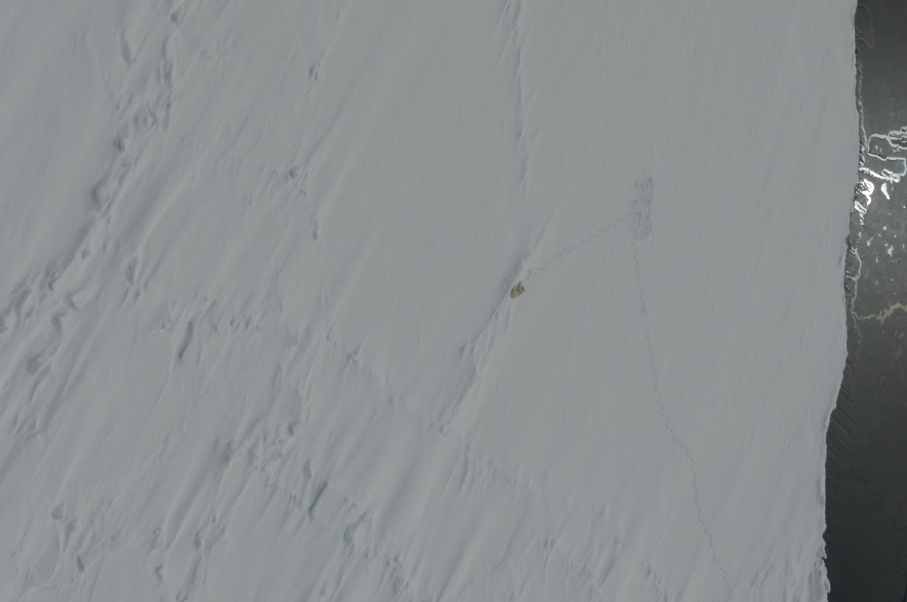
#> input picture img/test.png, 907 x 602 px, found by its file name
$ python main.py
#> lines starting #> are read from the running program, lines starting #| are printed output that depends on the picture; after the words box and inside, x2 and y2 are one past the last pixel; in counts of white or black regions, pixels touching at a corner belong together; long printed decimals are rounded
import cv2
import numpy as np
from PIL import *
from sklearn.cluster import KMeans
from collections import Counter
from matplotlib import pyplot as plt

def find_bear(path):
    img = cv2.imread(path)
#> img is the input picture: shape (602, 907, 3); mean B, G, R 144, 142.5, 138.4
    img_median = cv2.medianBlur(img, 5)
    img_RGB = cv2.cvtColor(img, cv2.COLOR_BGR2RGB)
    img_hsv = cv2.cvtColor(img_median, cv2.COLOR_BGR2HSV)
#> img_hsv: shape (602, 907, 3); mean H, S, V 96.8, 10.3, 144
    img_hsv = img_hsv[:,:,0]
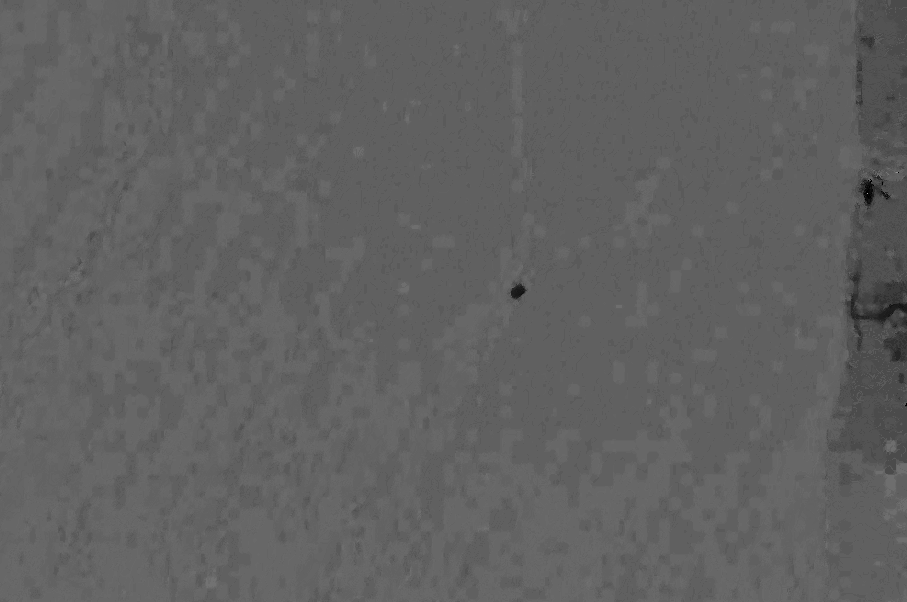
#> img_hsv: shape (602, 907); min 0, max 170, mean 96.8
    # cv2.imshow('pic', img_hsv)

    # img_hsv[0] = 110

    # _, thr = cv2.threshold(img_hsv, 0, 255, cv2.THRESH_OTSU)
    thr = cv2.adaptiveThreshold(img_hsv, 255, cv2.ADAPTIVE_THRESH_GAUSSIAN_C, cv2.THRESH_BINARY_INV, 51, 30)
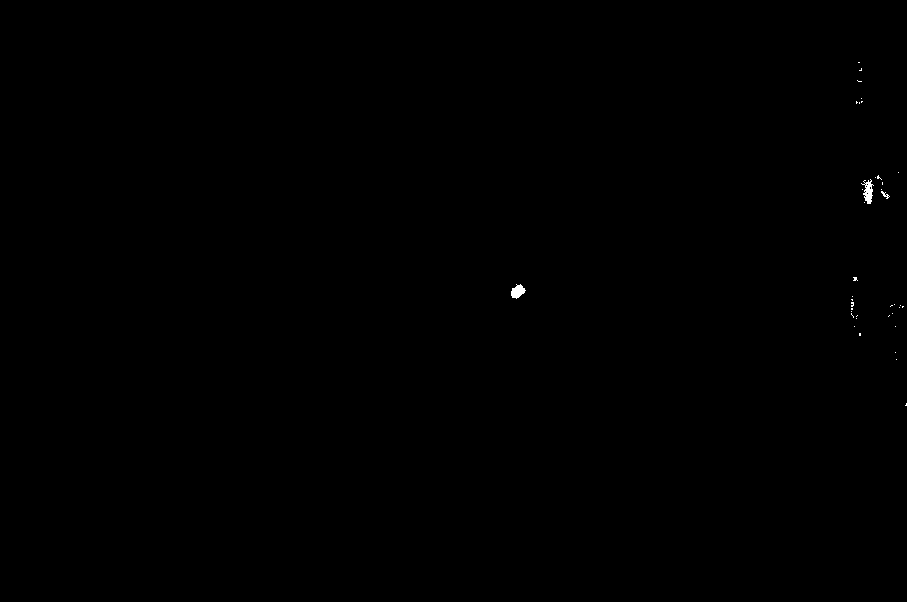
#> thr: shape (602, 907); 0.08% white; 39 white regions (36 under 20 px), largest, box (x1, y1, x2, y2) and area: (861, 179, 874, 204) 161, (511, 284, 526, 299) 140, (881, 191, 890, 199) 27

    # cv2.imshow('pic', thr)

    def get_domination_color(image, k=1):
        image = image.reshape((image.shape[0] * image.shape[1], -1))

        clt = KMeans(n_clusters=k)
        labels = clt.fit_predict(image)

        label_counts = Counter(labels)

        dominant_color = clt.cluster_centers_[label_counts.most_common(1)[0][0]]

        return list(dominant_color)

    is_bear_founded = False
    count = 0
    # while not is_bear_founded:
    while count <= 15:
        h = 50
        w = 50
        position = np.unravel_index(np.argmax(thr), thr.shape)
        y = position[0] - 25
        x = position[1] - 25
        # cv2.rectangle(thr, (x, y), (x + w, y + h), (0, 0, 0), -1)

        thr_crop = thr[y:y+50, x:x+50]


        color = get_domination_color(thr_crop)
        print(color)

        count = 16

        count+=1
        is_bear_founded = True
#> this loop made 1 pass
#> (position, y, x, label_counts in get_domination_color, dominant_color in get_domination_color, color) on pass 1: ((62, 858), 37, 833, {0: 2500}, [1.22], [1.22])
#| [1.224]
#> pass 1, in find_bear, `thr_crop = thr[y:y+50, x:x+50]`:
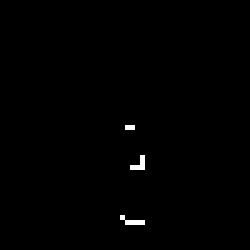
#> thr_crop: shape (50, 50) (shown 5 times larger); 0.48% white in thin lines or dots, all inside (x1, y1, x2, y2) = (24, 25, 29, 45)

    cv2.imshow('pic', thr_crop)
    # [27 lines of commented-out code are left out]

    cv2.waitKey(0)


find_bear('D:/Projects/Python/PolarBear/img/test.png')

# bear_bgr = cv2.imread('img/test.png')
#
# # bear_bgr_blurred = cv2.blur(bear_bgr, (9, 9))
# # bear_hsv_blurred = cv2.cvtColor(bear_bgr_blurred, cv2.COLOR_BGR2HSV)
#
# bear_bgr_median = cv2.medianBlur(bear_bgr, 5)
# bear_hsv_median = cv2.cvtColor(bear_bgr_median, cv2.COLOR_BGR2GRAY)
# _, thr = cv2.threshold(bear_hsv_median, 0, 255, cv2.THRESH_OTSU)  # подбирает автоматически
# # thr_adpt = cv2.adaptiveThreshold(bear_hsv_median, 255, cv2.ADAPTIVE_THRESH_GAUSSIAN_C, cv2.THRESH_BINARY, 121, 25)
#
#
# cv2.imshow('picture1',bear_bgr[:,:,0])
# cv2.imshow('pic', thr)
# cv2.imwrite('test2.png',thr)
# # cv2.imshow('picture2', thr  )
# # cv2.waitKey(0)
# ## закрасить с помощью closexz
